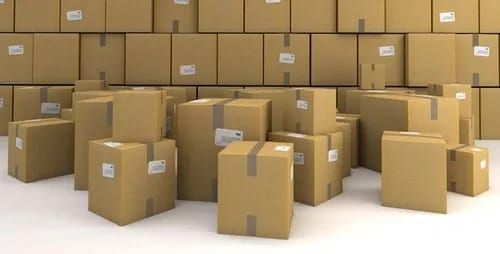
#> input picture Task1/input_images/obj1.jpg, 500 x 254 px
$ python -i 'Angle&Orientation.py'   (imports and definitions only)
#> lines starting #> are read from the running program, lines starting #| are printed output that depends on the picture; after the words box and inside, x2 and y2 are one past the last pixel; in counts of white or black regions, pixels touching at a corner belong together
#> further down, picture is the input picture: shape (254, 500, 3); mean B, G, R 107.6, 144.3, 167.7
import os
import cv2
import numpy as np
import pandas as pd
import matplotlib.pyplot as plt
import time
from PIL import Image, ImageTk
import tkinter as tk
from concurrent.futures import ThreadPoolExecutor  # For parallel processing

# List of image paths (update paths with actual image filenames)
image_paths = ['obj1.jpg', 'obj2.jpg', 'obj3.jpg', 'obj4.jpg']  # Replace with your image filenames

# [45 lines left out: functions create_output_structure, generate_text_report, preprocess_images, not called in this run]

def detect_boxes(image):
    """Detect boxes in the image using OpenCV."""
    gray = cv2.cvtColor(image, cv2.COLOR_BGR2GRAY)
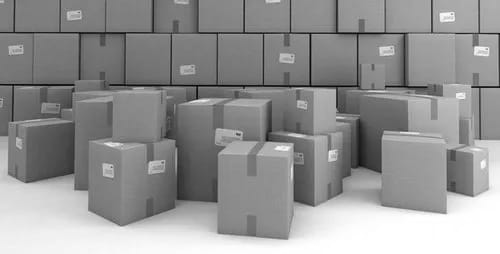
#> gray: shape (254, 500); min 4, max 255, mean 147.1
    blurred = cv2.GaussianBlur(gray, (5, 5), 0)
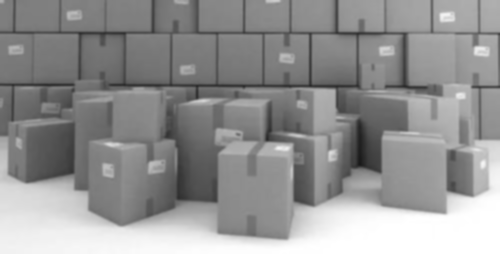
#> blurred: shape (254, 500); min 25, max 255, mean 147.1
    edges = cv2.Canny(blurred, 50, 150)
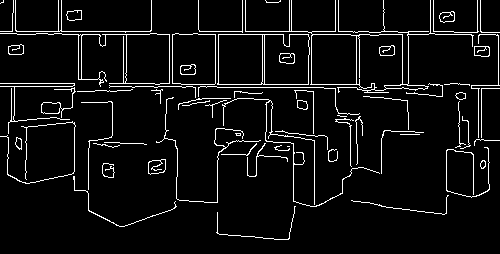
#> edges: shape (254, 500); 5.9% white in thin lines or dots
    contours, _ = cv2.findContours(edges, cv2.RETR_EXTERNAL, cv2.CHAIN_APPROX_SIMPLE)
#> contours = 62 contours, 45 with area under 20; largest, box (x1, y1, x2, y2) and area: (245, 0, 474, 93) 4807, (217, 34, 310, 85) 4444, (0, 33, 170, 87) 2278, (172, 33, 216, 85) 2150, (148, 159, 166, 175) 213

    boxes = []
    for contour in contours:
        epsilon = 0.02 * cv2.arcLength(contour, True)
        approx = cv2.approxPolyDP(contour, epsilon, True)

        if len(approx) == 4:  # Detecting quadrilateral (box)
            x, y, w, h = cv2.boundingRect(approx)
            center_x = x + w / 2
            center_y = y + h / 2
            angle = cv2.minAreaRect(contour)[-1]  # Get the angle of rotation

            boxes.append({
                "x": round(center_x, 2),
                "y": round(center_y, 2),
                "z": 0,  # Placeholder for depth information
                "orientation": round(angle, 2),  # Angle of the rotated bounding box
                "width": w,
                "height": h
            })
#> this loop made 62 passes
#> (epsilon, approx, x, y, w, h, center_x, center_y) on passes 2, 12, 19, 20, 34, 40, 43: (4.82, [[448, 195], [444, 214], [351, 200], [444, 214]], 351, 195, 98, 20, 400, 205), (1.67, [[256, 143], [246, 155], [221, 154], [247, 155]], 221, 143, 36, 13, 239, 149.5), (3.35, [[423, 132], [384, 130], [381, 173], [385, 130]], 381, 130, 43, 44, 402.5, 152), (2.71, [[275, 131], [324, 135], [327, 149], [324, 135]], 275, 131, 53, 19, 301.5, 140.5), (2.99, [[363, 96], [406, 100], [408, 129], [407, 100]], 363, 96, 46, 34, 386, 113), (2.67, [[499, 88], [481, 88], [481, 137], [481, 89]], 481, 88, 19, 50, 490.5, 113), (4.02, [[109, 85], [192, 86], [195, 97], [192, 86]], 109, 85, 87, 13, 152.5, 91.5)
#> (epsilon, x, y, w, h, center_x, center_y, angle) on pass 61: (1.72, 0, 0, 14, 32, 7, 16, -67.25)
#> after the loop, boxes = 11 items
    return boxes

# [80 lines left out: functions run_box_detection, save_detections_to_csv, overlay_detections_on_images, display_images_tkinter, not called in this run]

# Main pipeline
# [19 lines not run here, left out]

>>> import cv2
>>> picture = cv2.imread('input_images/obj1.jpg')
>>> result = detect_boxes(picture)
#> result = 11 items

$ run again, on Task1/input_images/obj3.jpg
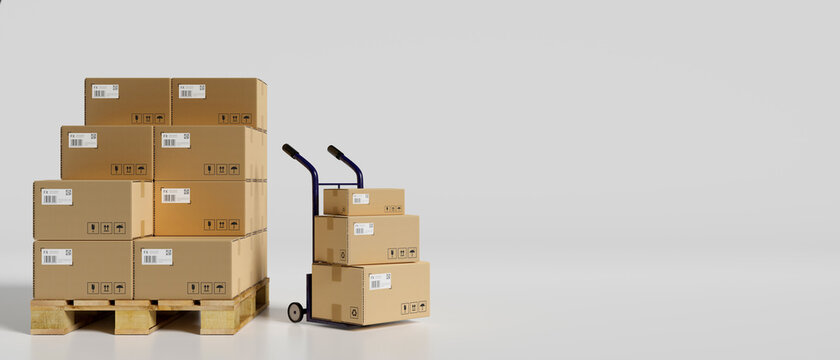
#> input picture Task1/input_images/obj3.jpg, 840 x 360 px
#> picture is the input picture: shape (360, 840, 3); mean B, G, R 184, 194, 201.5
#> in detect_boxes, `gray = cv2.cvtColor(image, cv2.COLOR_BGR2GRAY)`:
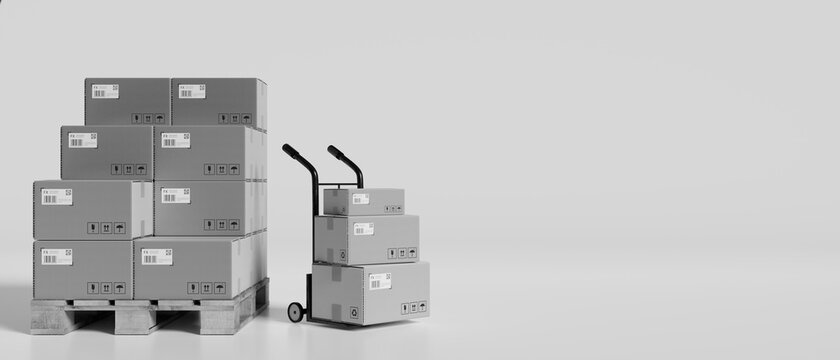
#> gray: shape (360, 840); min 0, max 253, mean 195.1
#> in detect_boxes, `edges = cv2.Canny(blurred, 50, 150)`:
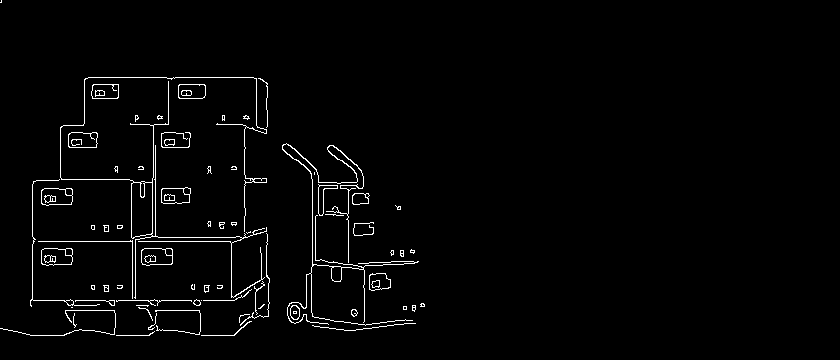
#> edges: shape (360, 840); 2% white in thin lines or dots, all inside (x1, y1, x2, y2) = (0, 0, 425, 336)
#> contours = 70 contours, 49 with area under 20; largest, box (x1, y1, x2, y2) and area: (60, 77, 267, 299) 1222, (141, 248, 173, 266) 490, (41, 188, 73, 206) 484, (41, 248, 73, 266) 484, (161, 187, 191, 204) 417
#> the loop in detect_boxes, `for contour in contours:` made 70 passes
#> (epsilon, approx, x, y, w, h, center_x, center_y) on passes 1, 2, 3, 12, 15: (1.59, [[154, 331], [148, 335], [116, 335], [149, 335]], 116, 331, 39, 5, 135.5, 333.5), (4.32, [[415, 323], [355, 330], [312, 325], [355, 330]], 312, 323, 104, 8, 364, 327), (2.23, [[251, 321], [233, 335], [201, 335], [234, 335]], 201, 321, 51, 15, 226.5, 328.5), (0.24, [[403, 306], [403, 309], [406, 309], [406, 306]], 403, 306, 4, 4, 405, 308), (0.497, [[136, 305], [146, 305], [147, 306], [148, 305]], 136, 305, 13, 2, 142.5, 306)
#> after the loop in detect_boxes, `for contour in contours:`: boxes = 15 items

$ run again, on Task1/input_images/obj4.jpg
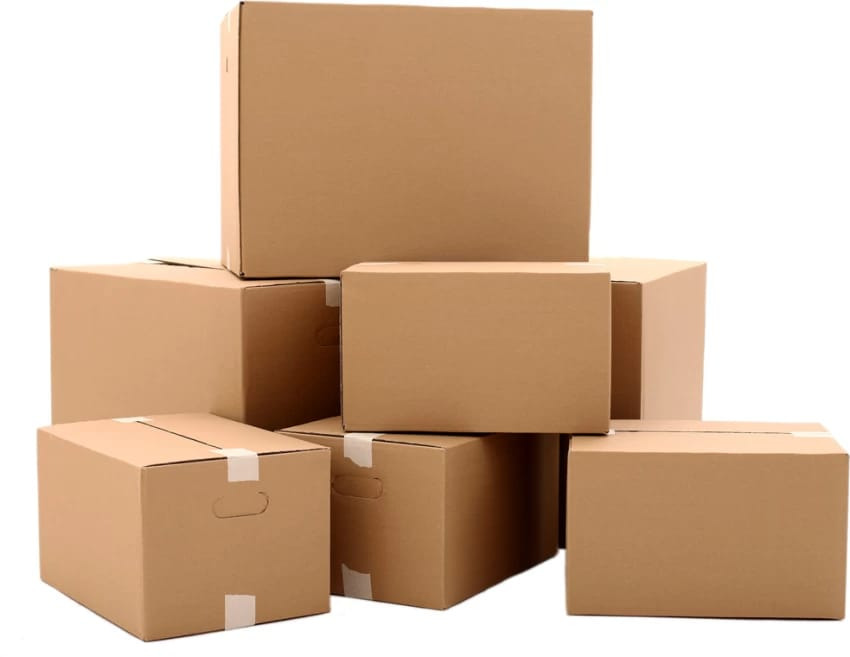
#> input picture Task1/input_images/obj4.jpg, 850 x 657 px
#> picture is the input picture: shape (657, 850, 3); mean B, G, R 153.9, 178.3, 206.7
#> in detect_boxes, `gray = cv2.cvtColor(image, cv2.COLOR_BGR2GRAY)`:
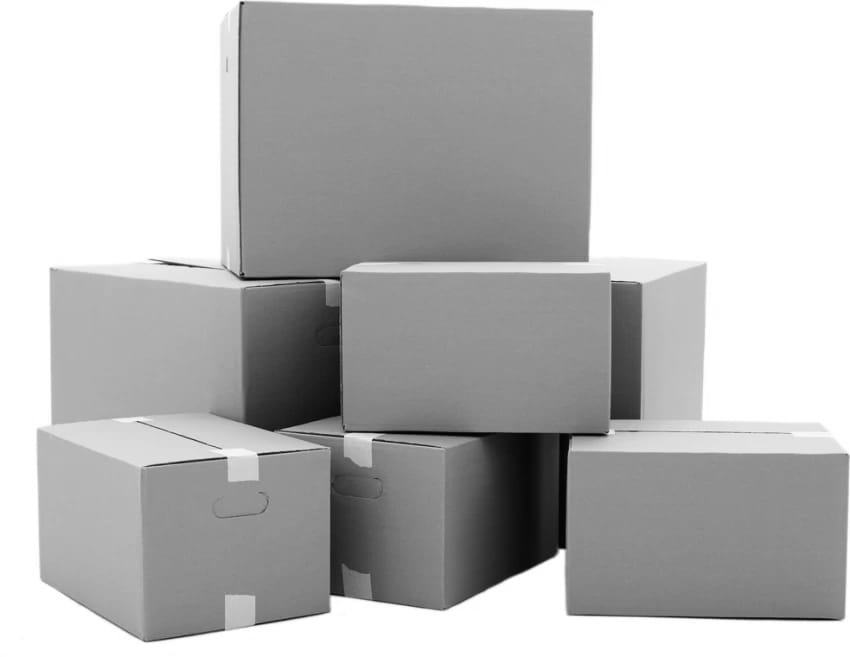
#> gray: shape (657, 850); min 2, max 255, mean 184
#> in detect_boxes, `edges = cv2.Canny(blurred, 50, 150)`:
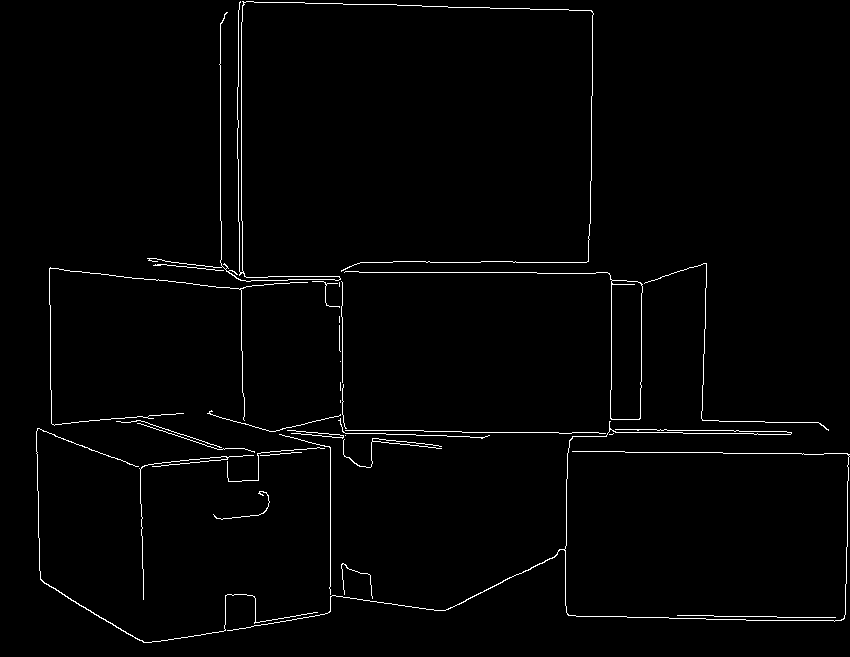
#> edges: shape (657, 850); 1.5% white in thin lines or dots
#> contours = 32 contours, 28 with area under 20; largest, box (x1, y1, x2, y2) and area: (344, 271, 643, 420) 4154, (36, 428, 318, 643) 80, (227, 421, 850, 631) 69, (147, 1, 594, 282) 43
#> the loop in detect_boxes, `for contour in contours:` made 32 passes
#> (epsilon, approx, x, y, w, h, center_x, center_y) on passes 4, 9, 10, 14: (13.33, [[253, 455], [139, 468], [143, 599], [140, 469]], 139, 455, 115, 145, 196.5, 527.5), (8.16, [[279, 434], [330, 448], [330, 594], [330, 447]], 279, 434, 52, 161, 305, 514.5), (0.177, [[613, 433], [612, 434], [609, 434], [612, 434]], 609, 433, 5, 2, 611.5, 434), (5.24, [[137, 423], [217, 449], [254, 452], [217, 449]], 137, 423, 118, 30, 196, 438)
#> after the loop in detect_boxes, `for contour in contours:`: boxes = 8 items
